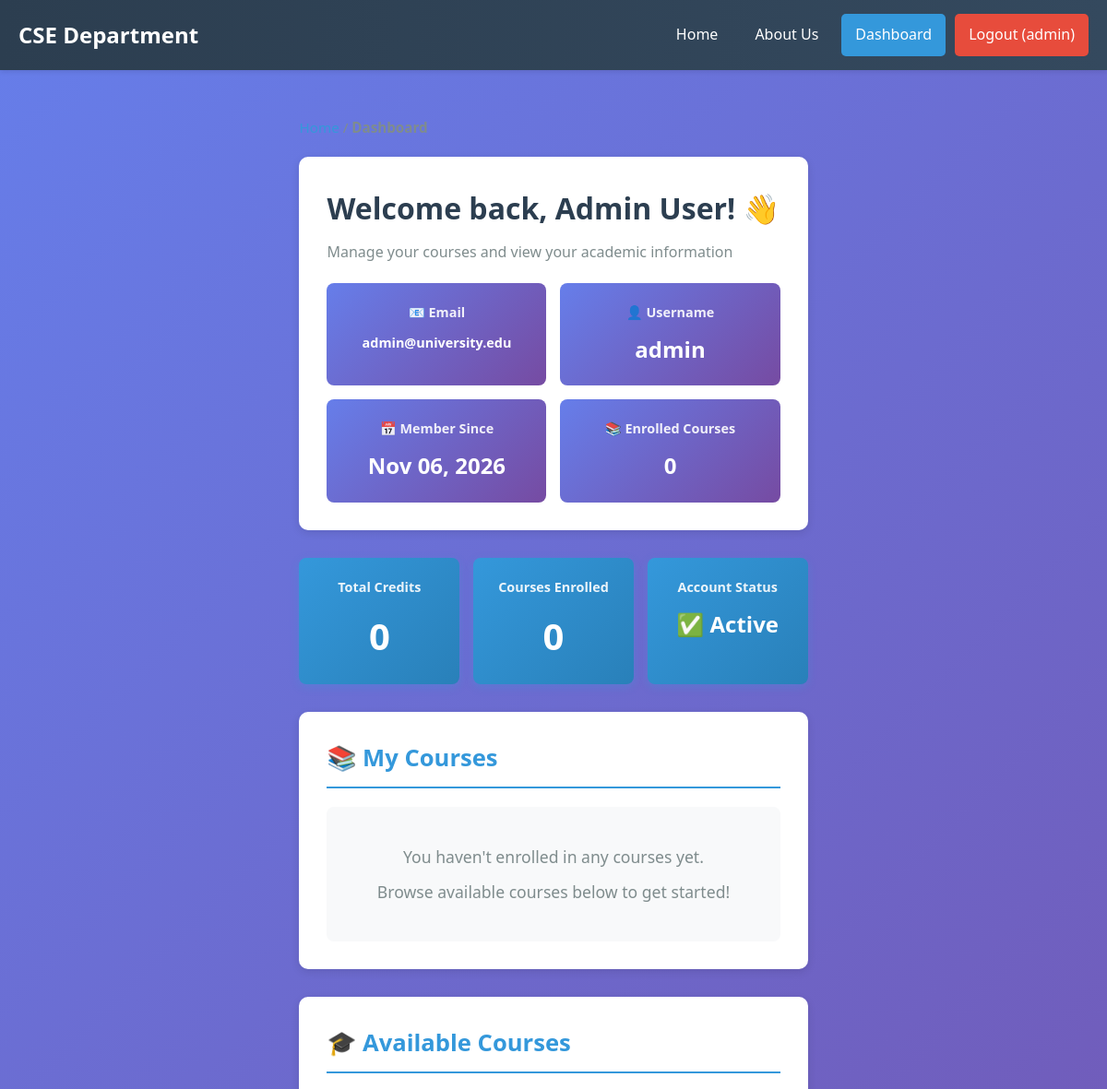
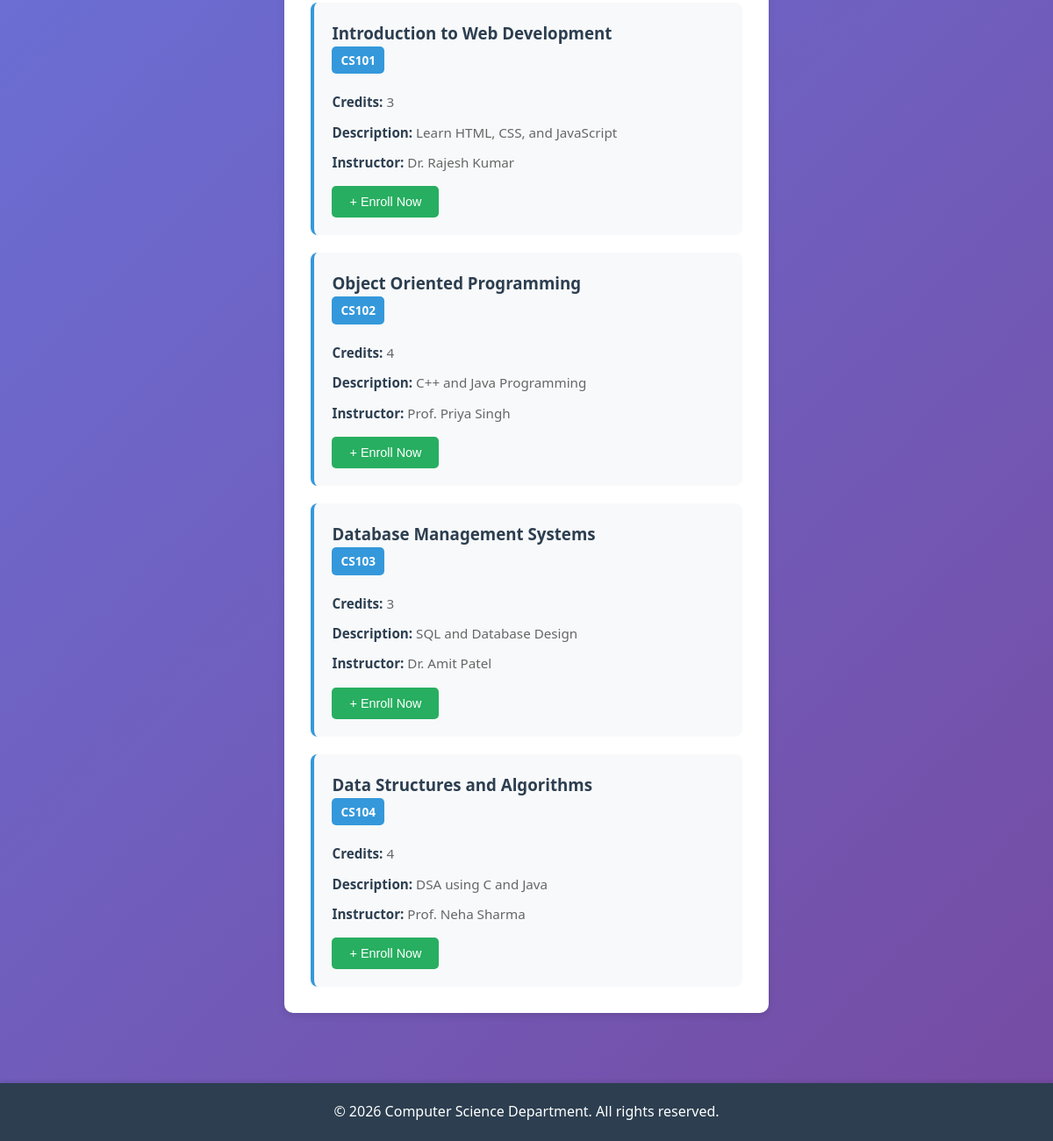
/dashboard.php (signed in), run on the app's committed database (2 pictures, top to bottom).
### tables this page shows
CREATE TABLE IF NOT EXISTS users (
    id INT AUTO_INCREMENT PRIMARY KEY,
    name VARCHAR(100) NOT NULL,
    email VARCHAR(100) NOT NULL UNIQUE,
    username VARCHAR(50) NOT NULL UNIQUE,
    password VARCHAR(100) NOT NULL,
    registration_date TIMESTAMP DEFAULT CURRENT_TIMESTAMP,
    last_login TIMESTAMP NULL,
    is_active BOOLEAN DEFAULT TRUE
);

CREATE TABLE IF NOT EXISTS courses (
    id INT AUTO_INCREMENT PRIMARY KEY,
    course_name VARCHAR(100) NOT NULL,
    course_code VARCHAR(20) UNIQUE NOT NULL,
    description TEXT,
    credits INT,
    instructor VARCHAR(100),
    created_date TIMESTAMP DEFAULT CURRENT_TIMESTAMP
);

### dashboard.php (the view, shortened to what this page needs)
<?php
include "db.php";
$user_id = $_SESSION["user_id"];
$stmt = $conn->prepare("SELECT * FROM users WHERE id = ?");
$stmt->bind_param("i", $user_id);
$stmt->execute();
$result = $stmt->get_result();
$user = $result->fetch_assoc();
$enrollment_stmt = $conn->prepare("SELECT COUNT(*) as total_courses FROM enrollments WHERE user_id = ? AND status = 'active'");
$enrollment_stmt->bind_param("i", $user_id);
$enrollment_stmt->execute();
$enrollment_result = $enrollment_stmt->get_result();
$enrollment_data = $enrollment_result->fetch_assoc();
$total_courses = $enrollment_data["total_courses"];
$courses_stmt = $conn->prepare("
    SELECT c.id, c.course_name, c.course_code, c.credits, c.instructor, e.enrollment_date, e.status
    FROM enrollments e
    JOIN courses c ON e.course_id = c.id
    WHERE e.user_id = ?
    ORDER BY e.enrollment_date DESC
");
$courses_stmt->bind_param("i", $user_id);
$courses_stmt->execute();
$courses_result = $courses_stmt->get_result();
$all_courses_stmt = $conn->prepare("
    SELECT c.* FROM courses c
    WHERE c.id NOT IN (
        SELECT course_id FROM enrollments WHERE user_id = ? AND status = 'active'
    )
");
$all_courses_stmt->bind_param("i", $user_id);
$all_courses_stmt->execute();
$all_courses_result = $all_courses_stmt->get_result();
?>
<!DOCTYPE html>
<html>
<head>
    <link rel="stylesheet" href="style.css">
</head>
<body>
<nav class="navbar">
    <div class="nav-container">
        <h2 class="department-name">CSE Department</h2>
        <ul class="nav-links">
            <li><a href="index.php">Home</a></li>
            <li><a href="about.php">About Us</a></li>
            <li><a href="dashboard.php" class="active">Dashboard</a></li>
            <li><a href="logout.php" class="logout-btn">Logout (<?php echo htmlspecialchars($_SESSION["username"]); ?>)</a></li>
        </ul>
    </div>
</nav>
<div class="dashboard-container">
    <div class="breadcrumb">
        <a href="index.php">Home</a> / <strong>Dashboard</strong>
    </div>
    <div class="dashboard-header">
        <h1>Welcome back, <?php echo htmlspecialchars($user["name"]); ?>! 👋</h1>
        <p style="color: #7f8c8d; margin: 10px 0 0 0;">Manage your courses and view your academic information</p>
        <div class="user-info">
            <div class="info-card">
                <h3>📧 Email</h3>
                <p style="font-size: 0.9em; word-break: break-all;"><?php echo htmlspecialchars($user["email"]); ?></p>
            </div>
            <div class="info-card">
                <h3>👤 Username</h3>
                <p><?php echo htmlspecialchars($_SESSION["username"]); ?></p>
            </div>
            <div class="info-card">
                <h3>📅 Member Since</h3>
                <p><?php echo date("M d, Y", strtotime($user["registration_date"])); ?></p>
            </div>
            <div class="info-card">
                <h3>📚 Enrolled Courses</h3>
                <p><?php echo $total_courses; ?></p>
            </div>
        </div>
    </div>
    <div class="quick-stats">
        <div class="stat-box">
            <h4>Total Credits</h4>
            <p class="stat-number">
                <?php
                    $credits_stmt = $conn->prepare("
                        SELECT SUM(c.credits) as total_credits
                        FROM enrollments e
                        JOIN courses c ON e.course_id = c.id
                        WHERE e.user_id = ? AND e.status = 'active'
                    ");
                    $credits_stmt->bind_param("i", $user_id);
                    $credits_stmt->execute();
                    $credits_result = $credits_stmt->get_result();
                    $credits_data = $credits_result->fetch_assoc();
                    echo $credits_data["total_credits"] ? $credits_data["total_credits"] : 0;
                ?>
            </p>
        </div>
        <div class="stat-box">
            <h4>Courses Enrolled</h4>
            <p class="stat-number"><?php echo $total_courses; ?></p>
        </div>
        <div class="stat-box">
            <h4>Account Status</h4>
            <p class="stat-number" style="font-size: 1.5em;">✅ Active</p>
        </div>
    </div>
    <?php if ($total_courses > 0): ?>
    <div class="dashboard-section">
        <h2>📚 My Courses</h2>
        <div class="courses-grid">
            <?php while ($course = $courses_result->fetch_assoc()): ?>
            <div class="course-card">
                <h3><?php echo htmlspecialchars($course["course_name"]); ?></h3>
                <div class="course-code"><?php echo htmlspecialchars($course["course_code"]); ?></div>
                <div class="course-info">
                    <strong>Credits:</strong> <?php echo $course["credits"]; ?>
                </div>
                <div class="course-info">
                    <strong>Instructor:</strong> <?php echo htmlspecialchars($course["instructor"]); ?>
                </div>
                <div class="course-info">
                    <strong>Enrolled:</strong> <?php echo date("M d, Y", strtotime($course["enrollment_date"])); ?>
                </div>
                <div style="margin-top: 15px;">
                    <span class="status-active"><?php echo ucfirst($course["status"]); ?></span>
                </div>
            </div>
            <?php endwhile; ?>
        </div>
    </div>
    <?php else: ?>
    <div class="dashboard-section">
        <h2>📚 My Courses</h2>
        <div class="empty-message">
            <p>You haven't enrolled in any courses yet.</p>
            <p>Browse available courses below to get started!</p>
        </div>
    </div>
    <?php endif; ?>
    <div class="dashboard-section">
        <h2>🎓 Available Courses</h2>
        <?php if ($all_courses_result->num_rows > 0): ?>
            <div class="courses-grid">
                <?php while ($course = $all_courses_result->fetch_assoc()): ?>
                <div class="course-card">
                    <h3><?php echo htmlspecialchars($course["course_name"]); ?></h3>
                    <div class="course-code"><?php echo htmlspecialchars($course["course_code"]); ?></div>
                    <div class="course-info">
                        <strong>Credits:</strong> <?php echo $course["credits"]; ?>
                    </div>
                    <div class="course-info">
                        <strong>Description:</strong> <?php echo htmlspecialchars($course["description"]); ?>
                    </div>
                    <div class="course-info">
                        <strong>Instructor:</strong> <?php echo htmlspecialchars($course["instructor"]); ?>
                    </div>
                    <div style="margin-top: 15px;">
                        <form method="POST" action="enroll_course.php" style="display: inline;">
                            <button type="submit" class="enroll-btn">+ Enroll Now</button>
                        </form>
                    </div>
                </div>
                <?php endwhile; ?>
            </div>
        <?php endif; ?>
    </div>
</div>
<footer class="footer">
    <p>&copy; 2024 Computer Science Department. All rights reserved.</p>
</footer>
</body>
</html>

### style.css (style rules this page uses)
* { margin: 0; padding: 0; box-sizing: border-box; }
body { font-family: 'Segoe UI', Tahoma, Geneva, Verdana, sans-serif; background: linear-gradient(135deg, #667eea 0%, #764ba2 100%); color: #333; line-height: 1.6; min-height: 100vh; display: flex; flex-direction: column; }
.navbar { background: linear-gradient(to right, #2c3e50, #34495e); padding: 0; box-shadow: 0 2px 5px rgba(0, 0, 0, 0.1); position: sticky; top: 0; z-index: 1000; }
.nav-container { max-width: 1200px; margin: 0 auto; display: flex; justify-content: space-between; align-items: center; padding: 15px 20px; }
.department-name { color: white; font-size: 1.5em; margin: 0; }
.nav-links { list-style: none; display: flex; gap: 10px; }
.nav-links a { color: white; text-decoration: none; padding: 10px 15px; border-radius: 5px; transition: all 0.3s ease; display: inline-block; }
.nav-links a.active { background-color: #3498db; color: white; }
.logout-btn { background-color: #e74c3c !important; }
.footer { background: #2c3e50; color: white; text-align: center; padding: 20px; margin-top: auto; box-shadow: 0 -2px 5px rgba(0, 0, 0, 0.1); }
.footer p { margin: 0; }

### dashboard.php (style rules this page uses)
.dashboard-container { max-width: 1200px; margin: 30px auto; padding: 20px; }
.dashboard-header { background: white; padding: 30px; border-radius: 10px; box-shadow: 0 3px 10px rgba(0, 0, 0, 0.1); margin-bottom: 30px; }
.dashboard-header h1 { color: #2c3e50; margin-bottom: 10px; }
.user-info { display: grid; grid-template-columns: repeat(auto-fit, minmax(200px, 1fr)); gap: 15px; margin-top: 20px; }
.info-card { background: linear-gradient(135deg, #667eea 0%, #764ba2 100%); color: white; padding: 20px; border-radius: 8px; text-align: center; }
.info-card h3 { font-size: 0.9em; font-weight: 600; opacity: 0.9; margin-bottom: 10px; }
.info-card p { font-size: 1.5em; font-weight: bold; margin: 0; }
.dashboard-section { background: white; padding: 30px; border-radius: 10px; box-shadow: 0 3px 10px rgba(0, 0, 0, 0.1); margin-bottom: 30px; }
.dashboard-section h2 { color: #3498db; font-size: 1.6em; margin-bottom: 20px; border-bottom: 2px solid #3498db; padding-bottom: 10px; }
.courses-grid { display: grid; grid-template-columns: repeat(auto-fit, minmax(300px, 1fr)); gap: 20px; }
.course-card { background: #f8f9fa; padding: 20px; border-radius: 8px; border-left: 4px solid #3498db; transition: transform 0.3s ease; }
.course-card h3 { color: #2c3e50; margin-top: 0; }
.course-code { background: #3498db; color: white; padding: 5px 10px; border-radius: 5px; font-size: 0.85em; font-weight: bold; display: inline-block; margin-bottom: 10px; }
.course-info { color: #666; font-size: 0.95em; margin: 10px 0; }
.course-info strong { color: #2c3e50; }
.empty-message { background: #f8f9fa; padding: 30px; text-align: center; border-radius: 8px; color: #7f8c8d; }
.empty-message p { font-size: 1.1em; margin: 10px 0; }
.enroll-btn { background: #27ae60; color: white; padding: 10px 20px; border: none; border-radius: 5px; cursor: pointer; font-size: 0.9em; transition: all 0.3s ease; }
.quick-stats { display: grid; grid-template-columns: repeat(auto-fit, minmax(150px, 1fr)); gap: 15px; margin-bottom: 30px; }
.stat-box { background: linear-gradient(135deg, #3498db 0%, #2980b9 100%); color: white; padding: 20px; border-radius: 8px; text-align: center; box-shadow: 0 3px 10px rgba(52, 152, 219, 0.3); }
.stat-box h4 { margin: 0 0 10px 0; font-size: 0.9em; opacity: 0.9; }
.stat-number { font-size: 2.5em; font-weight: bold; margin: 0; }
.breadcrumb { color: #7f8c8d; margin-bottom: 20px; font-size: 0.95em; }
.breadcrumb a { color: #3498db; text-decoration: none; }

### data on the page
users: name "Admin User", email "admin@university.edu", registration_date "Nov 06, 2026"
courses: course_name "Introduction to Web Development", course_code "CS101", credits "3", description "Learn HTML, CSS, and JavaScript", instructor "Dr. Rajesh Kumar"
courses: course_name "Object Oriented Programming", course_code "CS102", credits "4", description "C++ and Java Programming", instructor "Prof. Priya Singh"
courses: course_name "Database Management Systems", course_code "CS103", credits "3", description "SQL and Database Design", instructor "Dr. Amit Patel"
courses: course_name "Data Structures and Algorithms", course_code "CS104", credits "4", description "DSA using C and Java", instructor "Prof. Neha Sharma"

### other printed values
$_SESSION["username"] "admin"
$total_courses "0"
